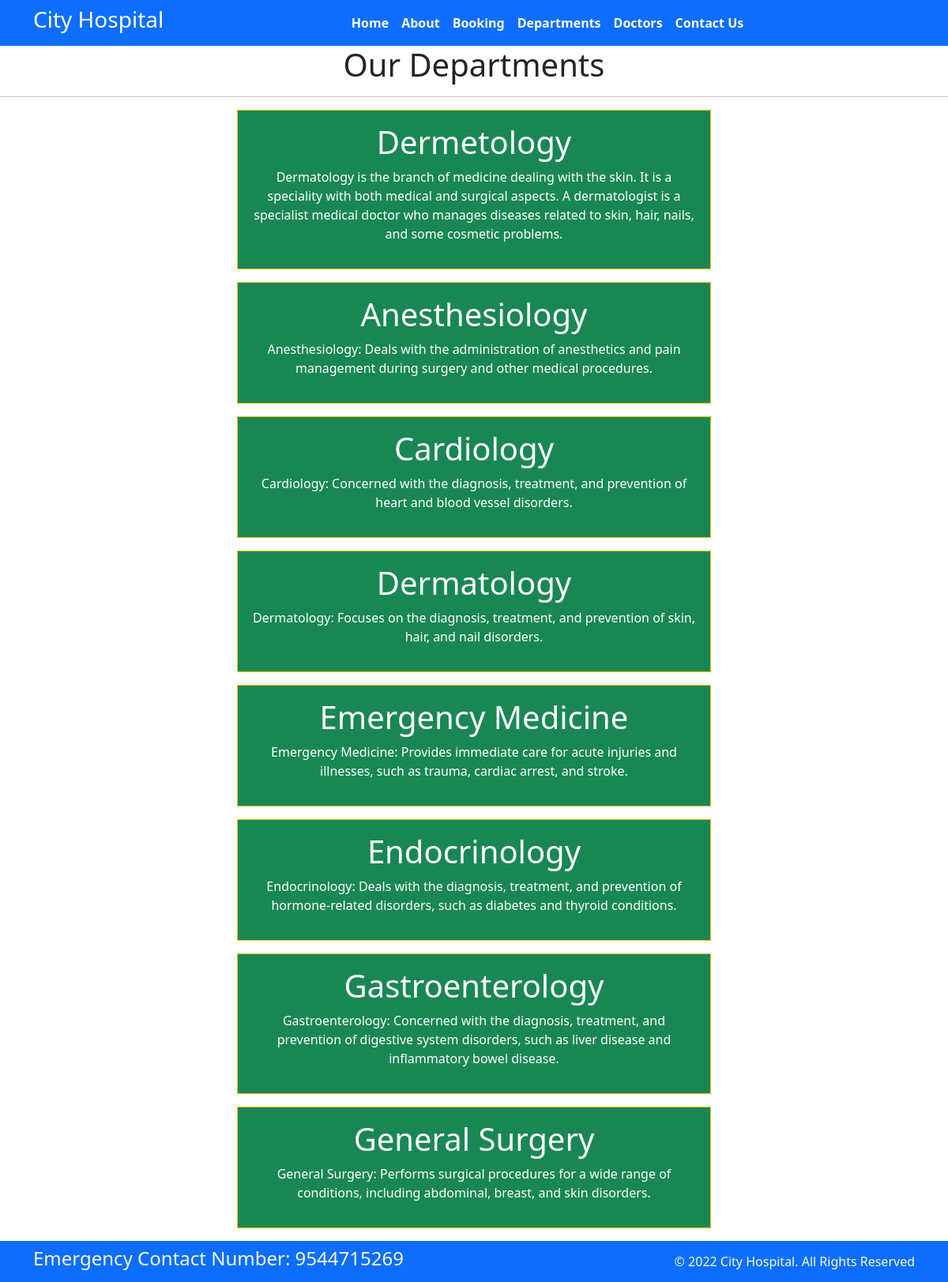
The page /departments on the database its author committed.
### home/models.py (models this page shows, shortened)
class Departments(models.Model):
    dep_name = models.CharField(max_length=100)
    dep_department = models.TextField()

### home/views.py (the view)
# urls.py: path('departments',views.departments, name='departments'),
def departments(request):
    dict_dept = {
        "dept" : Departments.objects.all()
    }
    return render(request, 'departments.html', dict_dept)

### templates/departments.html (shortened to what this page needs)
{% extends "base.html" %}
{% load static %}
{% block content %}
<h1 class="text-center">Our Departments </h1>
<hr>
{% for d in dept  %}
<div class="mx-auto w-50 bg-success text-center text-white p-3 my-3 border border-warning rounder">
    <h1> {{d.dep_name}} </h1>
    <p>{{d.dep_department}}</p>
</div>
{% endfor %}
{% endblock %}

### rows shown on the page
Departments: dep_name "Dermetology", dep_department "Dermatology is the branch of medicine dealing with the skin. It is a speciality with both medical and surgical aspects. A dermatologist is a specialist medical doctor who manages diseases related to skin, hair, nails, and some cosmetic problems."
Departments: dep_name "Anesthesiology", dep_department "Anesthesiology: Deals with the administration of anesthetics and pain management during surgery and other medical procedures."
Departments: dep_name "Cardiology", dep_department "Cardiology: Concerned with the diagnosis, treatment, and prevention of heart and blood vessel disorders."
Departments: dep_name "Dermatology", dep_department "Dermatology: Focuses on the diagnosis, treatment, and prevention of skin, hair, and nail disorders."
Departments: dep_name "Emergency Medicine", dep_department "Emergency Medicine: Provides immediate care for acute injuries and illnesses, such as trauma, cardiac arrest, and stroke."
Departments: dep_name "Endocrinology", dep_department "Endocrinology: Deals with the diagnosis, treatment, and prevention of hormone-related disorders, such as diabetes and thyroid conditions."
Departments: dep_name "Gastroenterology", dep_department "Gastroenterology: Concerned with the diagnosis, treatment, and prevention of digestive system disorders, such as liver disease and inflammatory bowel disease."
Departments: dep_name "General Surgery", dep_department "General Surgery: Performs surgical procedures for a wide range of conditions, including abdominal, breast, and skin disorders."
